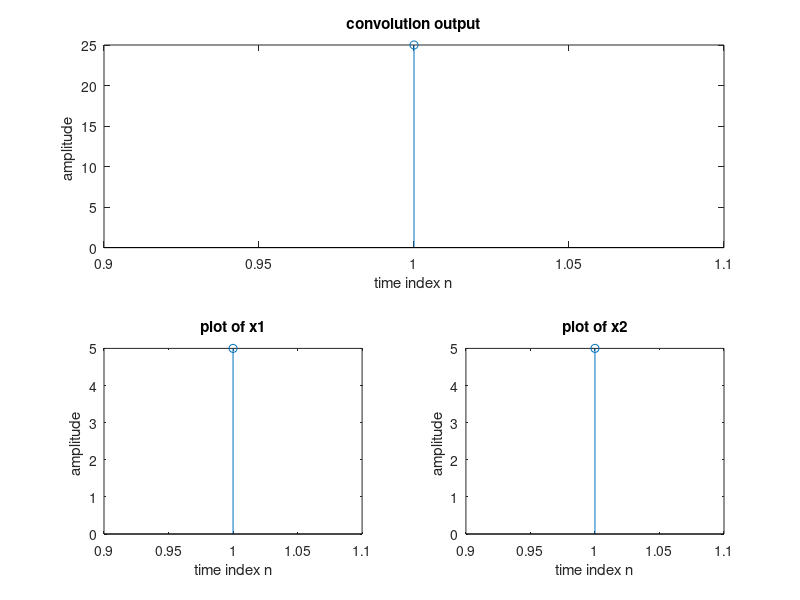

Recreate this plot in MATLAB.
clc;
clear all;
close all;
x1=input('Enter first sequence')
x2=input('Enter second sequence')
y=conv(x1,x2);
disp('linear connvolution of x1 & x2 is y=');
disp(y);
subplot (2,1,1);
stem(y);
xlabel('time index n');
ylabel('amplitude ');
title('convolution output');
subplot(2,2,3);
stem(x1);
xlabel('time index n');
ylabel('amplitude ');
title('plot of x1');
subplot(2,2,4);
stem(x2);
xlabel('time index n');
ylabel('amplitude ');
title('plot of x2');